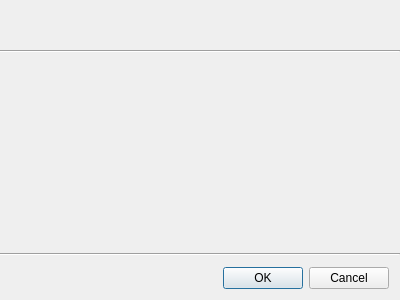
<?xml version="1.0" encoding="UTF-8"?>
<ui version="4.0">
 <class>NewSceneDialog</class>
 <widget class="QWidget" name="NewSceneDialog">
  <property name="geometry">
   <rect>
    <x>0</x>
    <y>0</y>
    <width>400</width>
    <height>300</height>
   </rect>
  </property>
  <property name="windowTitle">
   <string>NewSceneDialog</string>
  </property>
  <layout class="QVBoxLayout" name="verticalLayout_2">
   <property name="spacing">
    <number>0</number>
   </property>
   <property name="leftMargin">
    <number>0</number>
   </property>
   <property name="topMargin">
    <number>0</number>
   </property>
   <property name="rightMargin">
    <number>0</number>
   </property>
   <property name="bottomMargin">
    <number>0</number>
   </property>
   <item>
    <widget class="QWidget" name="widget" native="true">
     <property name="minimumSize">
      <size>
       <width>0</width>
       <height>50</height>
      </size>
     </property>
     <property name="maximumSize">
      <size>
       <width>16777215</width>
       <height>50</height>
      </size>
     </property>
    </widget>
   </item>
   <item>
    <widget class="Line" name="line">
     <property name="orientation">
      <enum>Qt::Horizontal</enum>
     </property>
    </widget>
   </item>
   <item>
    <widget class="QWidget" name="widget_2" native="true">
     <property name="sizePolicy">
      <sizepolicy hsizetype="Preferred" vsizetype="Expanding">
       <horstretch>0</horstretch>
       <verstretch>0</verstretch>
      </sizepolicy>
     </property>
    </widget>
   </item>
   <item>
    <widget class="Line" name="line_2">
     <property name="orientation">
      <enum>Qt::Horizontal</enum>
     </property>
    </widget>
   </item>
   <item>
    <widget class="QWidget" name="widget_3" native="true">
     <layout class="QVBoxLayout" name="verticalLayout">
      <item>
       <widget class="QDialogButtonBox" name="buttonBox">
        <property name="standardButtons">
         <set>QDialogButtonBox::Cancel|QDialogButtonBox::Ok</set>
        </property>
       </widget>
      </item>
     </layout>
    </widget>
   </item>
  </layout>
 </widget>
 <layoutdefault spacing="6" margin="11"/>
 <resources/>
 <connections/>
</ui>
